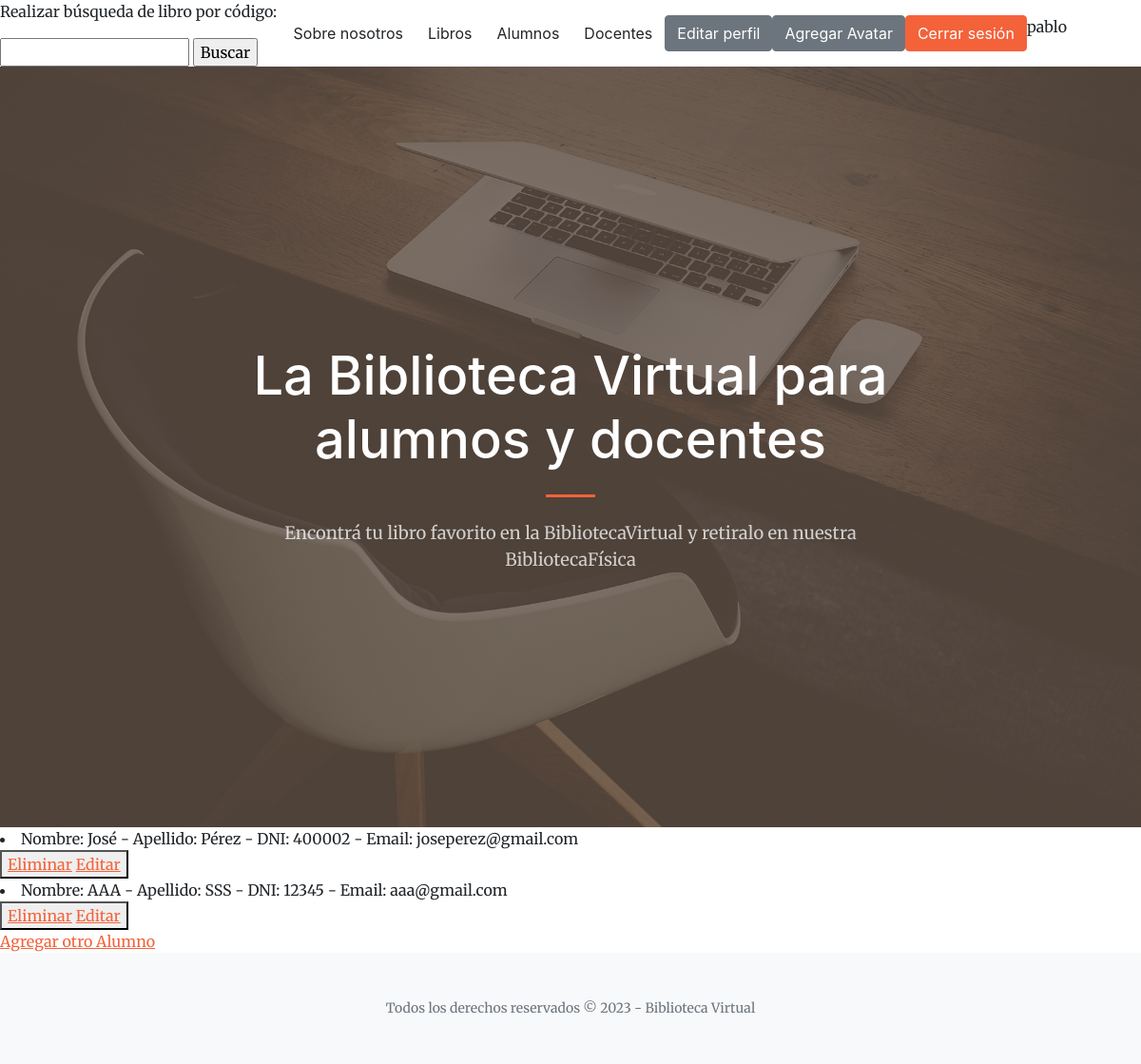
The app's page /BibliotecaVirtual/leerAlumnos (signed in), older data.
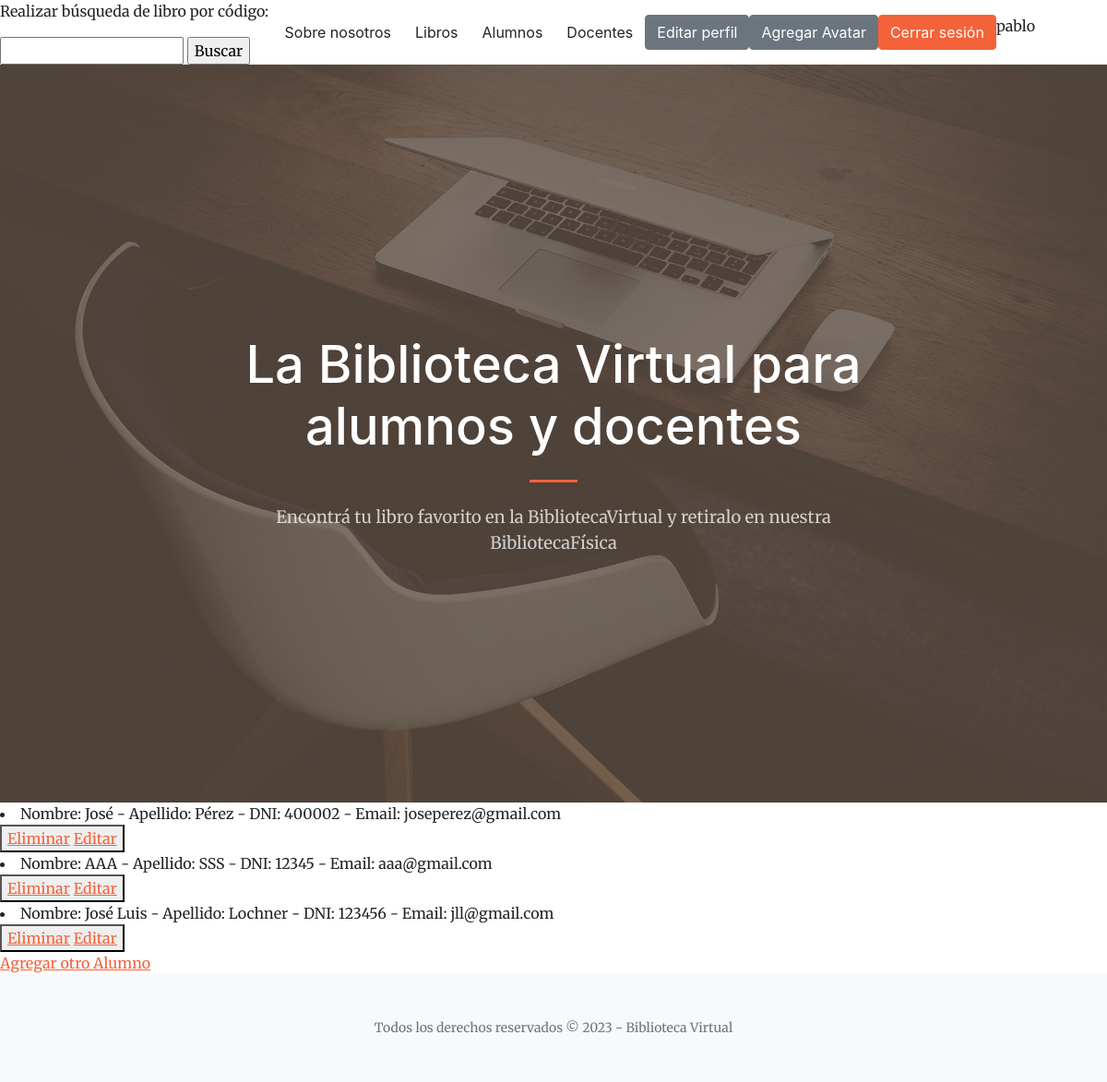
The same page, newer data.
### BibliotecaVirtual/models.py (models this page shows)
class Alumno(models.Model):
    nombre = models.CharField(max_length=40)
    apellido = models.CharField(max_length=40)
    dni = models.IntegerField()
    email = models.EmailField()
    def __str__(self):
        return f"Nombre: {self.nombre} - Apellido: {self.apellido} - DNI: {self.dni} - Email: {self.email}"

### BibliotecaVirtual/views.py (the view)
# urls.py: path('leerAlumnos', views.leerAlumnos, name='LeerAlumnos'),
def leerAlumnos(request):
    alumnos = Alumno.objects.all()
    contexto = {"alumnos": alumnos}
    return render(request, "BibliotecaVirtual/leerAlumnos.html", contexto)

### BibliotecaVirtual/templates/BibliotecaVirtual/leerAlumnos.html
{% extends "BibliotecaVirtual/padre.html" %}
{% load static %}
{% block contenidoQueCambia %}
    {% for a in alumnos %}
        <li>{{a}}</li>
        <button>
            <a href="{%url 'EliminarAlumno' a.nombre %}">Eliminar</a>
            <a href="{%url 'EditarAlumno' a.nombre %}">Editar</a>
        </button>
    {% endfor %}
    <br>
    <a href="alumnos">Agregar otro Alumno</a>
{% endblock %}

Row changes from the older to the newer data that the page shows:
added Alumno: nombre+apellido+dni "Nombre: José Luis - Apellido: Lochner - DNI: 123456 - Email: jll@gmail.com"
